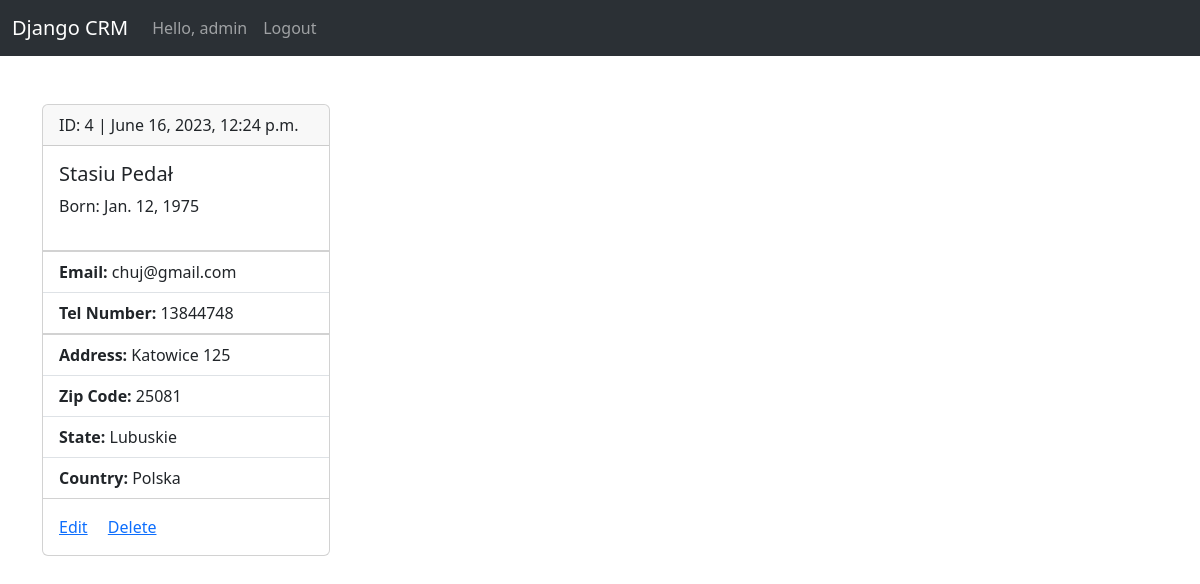
The app's page /record/4 (signed in) with its own data.
### core/models.py (models this page shows, shortened)
class Record(models.Model):
    first_name = models.CharField(max_length=50)
    last_name = models.CharField(max_length=50)
    birth_date = models.DateField()
    email = models.EmailField()
    tel_number = models.CharField(max_length=20)
    address = models.CharField(max_length=100)
    zip_code = models.CharField(max_length=10)
    state = models.CharField(max_length=50)
    country = models.CharField(max_length=50)
    created_at = models.DateTimeField(auto_now_add=True)
    def __str__(self):
        return f'{self.first_name} {self.last_name}'

### core/views.py (the view)
# urls.py: path("record/<int:pk>", views.record_view, name="record_detail"),
def record_view(request, pk):
    if request.user.is_authenticated:
        record = get_object_or_404(Record, pk=pk)
        return render(request, 'record.html', {'record': record})
    else:
        redirect('login')

### templates/record.html (shortened to what this page needs)
{% extends 'base.html' %}
{% block content %}
<div class="card" style="width: 18rem;">
    <div class="card-header">ID: {{ record.id }} | {{ record.created_at }}</div>
    <ul class="list-group list-group-flush">
        <div class="card-body">
            <h5 class="card-title">{{record.first_name}} {{record.last_name}}</h5>
            <p>Born: {{ record.birth_date }}</p>
        </div>
    </ul>
    <ul class="list-group list-group-flush">
        <li class="list-group-item "><span class="fw-semibold">Email:</span> {{ record.email }}</li>
        <li class="list-group-item"><span class="fw-semibold">Tel Number:</span> {{ record.tel_number }}</li>
    </ul>
    <ul class="list-group list-group-flush">
        <li class="list-group-item"><span class="fw-semibold">Address:</span> {{ record.address }}</li>
        <li class="list-group-item"><span class="fw-semibold">Zip Code:</span> {{ record.zip_code }}</li>
        <li class="list-group-item"><span class="fw-semibold">State:</span> {{ record.state }}</li>
        <li class="list-group-item"><span class="fw-semibold">Country:</span> {{ record.country }}</li>
    </ul>
    <div class="card-body">
        <a href="#" class="card-link">Edit</a>
        <a href="#" class="card-link">Delete</a>
    </div>
</div>
{% endblock %}

### templates/navbar.html (shortened to what this page needs)
<nav class="navbar navbar-expand-lg bg-body-tertiary" data-bs-theme="dark">
    <div class="container-fluid">
        <a class="navbar-brand" href="{% url 'homepage' %}">Django CRM</a>
        <div class="collapse navbar-collapse" id="navbarNav">
            <ul class="navbar-nav">
                {% if request.user.is_authenticated %}
                <li class="nav-item">
                    <span class="nav-link">Hello, {{ request.user.username }}</span>
                </li>
                <li class="nav-item">
                    <a class="nav-link" href="{% url 'logout' %}">Logout</a>
                </li>
                {% endif %}
            </ul>
        </div>
    </div>
</nav>

### records on screen
Record: id "4", created_at "June 16, 2023, 12:24 p.m.", first_name "Stasiu", last_name "Pedał", birth_date "Jan. 12, 1975", email "chuj@gmail.com", tel_number "13844748", address "Katowice 125", zip_code "25081", state "Lubuskie", country "Polska"

### other values on screen
{{ request.user.username }} "admin"
